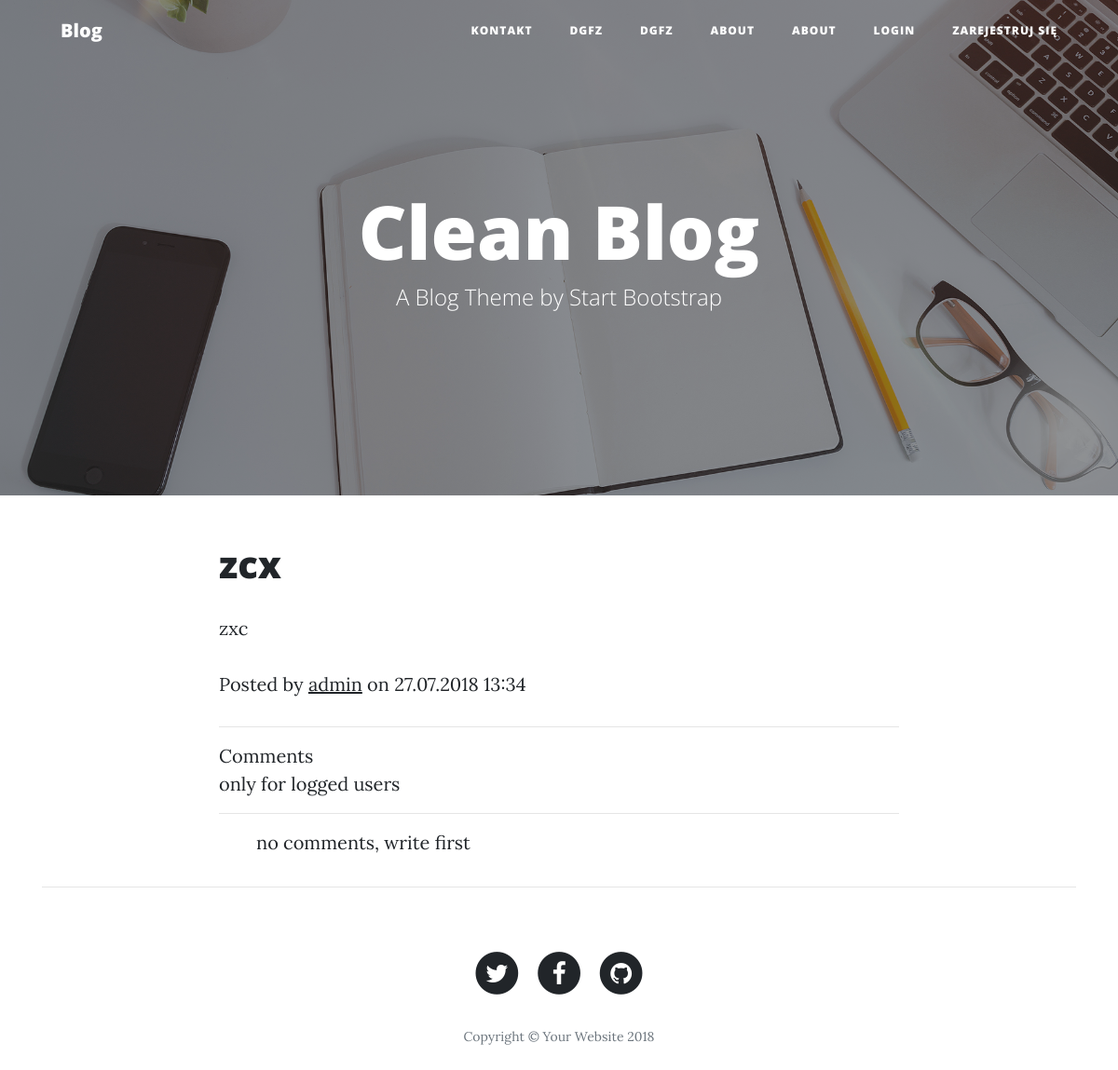
/?v=post&id=3, run on the app's committed database.
### tables this page shows
CREATE TABLE `pages` (
  `id` int(11) NOT NULL,
  `title` varchar(191) NOT NULL,
  `body` text NOT NULL,
  `published` tinyint(1) NOT NULL,
  `created_at` timestamp NOT NULL DEFAULT CURRENT_TIMESTAMP ON UPDATE CURRENT_TIMESTAMP,
  `meta_description` varchar(255) NOT NULL
);

CREATE TABLE `posts` (
  `id` int(11) NOT NULL,
  `title` varchar(255) NOT NULL,
  `body` text NOT NULL,
  `created_date` timestamp NOT NULL DEFAULT CURRENT_TIMESTAMP ON UPDATE CURRENT_TIMESTAMP,
  `published` tinyint(1) NOT NULL,
  `category_id` int(11) NOT NULL,
  `user_id` int(11) NOT NULL,
  `meta_description` varchar(255) NOT NULL
);

CREATE TABLE `users` (
  `id` int(11) NOT NULL,
  `login` varchar(30) NOT NULL,
  `email` varchar(50) NOT NULL,
  `admin` tinyint(1) NOT NULL,
  `password` varchar(191) NOT NULL,
  `photo` varchar(30) NOT NULL,
  `last_login_date` timestamp NOT NULL DEFAULT CURRENT_TIMESTAMP ON UPDATE CURRENT_TIMESTAMP,
  `last_ip` varchar(191) NOT NULL
);

### layouts/user.php (the view, shortened to what this page needs)
<?php
$result = $pdo->query('SELECT * FROM pages');
$pages = $result->fetchAll();
?>
<!DOCTYPE html>
<html lang="en">
<head>
  <link href="css/bootstrap/bootstrap.min.css" rel="stylesheet">
  <link href="css/font-awesome.css" rel="stylesheet" type="text/css">
  <link href="css/clean-blog.min.css" rel="stylesheet">
</head>
<body>
<nav class="navbar navbar-expand-lg navbar-light fixed-top" id="mainNav">
  <div class="container">
    <a class="navbar-brand" href="index.php?">Blog</a>
    <div class="collapse navbar-collapse" id="navbarResponsive">
      <ul class="navbar-nav ml-auto">
          <?php
          foreach ($pages as $page) {
              ?>
            <li class="nav-item">
              <a class="nav-link" href="?v=page&title=<?php echo $page['title']  ?>"><?php echo $page['title']; ?></a>
            </li>
              <?php
          }
          if (isset($_SESSION['login']))
          {
            echo '<li class="nav-item"> <a href="?v=profile" class="nav-link">' . $_SESSION['login'] . '</a></li>';
              echo '<li class="nav-item"> <a href="?logout=1"" class="nav-link">Wyloguj się</a></li>';
          }
          else{
            echo '<li class="nav-item"><a href="" class="nav-link" data-toggle="modal" data-target="#login">Login</a></li>';
              echo '<li class="nav-item"> <a href="?v=register"" class="nav-link">Zarejestruj się</a></li>';
          }
        ?>
      </ul>
    </div>
  </div>
</nav>
<header class="masthead" style="background-image: url('img/home-bg.jpg')">
  <div class="overlay"></div>
  <div class="container">
    <div class="row">
      <div class="col-lg-8 col-md-10 mx-auto">
        <div class="site-heading">
          <h1>Clean Blog</h1>
          <span class="subheading">A Blog Theme by Start Bootstrap</span>
        </div>
      </div>
    </div>
  </div>
</header>
<div class="container">
  <div class="row">
      <?php echo $content; ?>
</div>
<hr>
<footer>
  <div class="container">
    <div class="row">
      <div class="col-lg-8 col-md-10 mx-auto">
        <ul class="list-inline text-center">
          <li class="list-inline-item">
            <a href="#">
                  <span class="fa-stack fa-lg">
                    <i class="fa fa-circle fa-stack-2x"></i>
                    <i class="fa fa-twitter fa-stack-1x fa-inverse"></i>
                  </span>
            </a>
          </li>
          <li class="list-inline-item">
            <a href="#">
                  <span class="fa-stack fa-lg">
                    <i class="fa fa-circle fa-stack-2x"></i>
                    <i class="fa fa-facebook fa-stack-1x fa-inverse"></i>
                  </span>
            </a>
          </li>
          <li class="list-inline-item">
            <a href="#">
                  <span class="fa-stack fa-lg">
                    <i class="fa fa-circle fa-stack-2x"></i>
                    <i class="fa fa-github fa-stack-1x fa-inverse"></i>
                  </span>
            </a>
          </li>
        </ul>
        <p class="copyright text-muted">Copyright &copy; Your Website 2018</p>
      </div>
    </div>
  </div>
</footer>
</body>
</html>

### modules/user/post.php (shortened to what this page needs)
<?php
$result = $pdo->prepare('SELECT users.*, categories.name AS categoryname, posts.*  FROM `posts` LEFT JOIN categories ON posts.category_id = categories.id LEFT JOIN users ON posts.user_id = users.id WHERE posts.id = :id ');
$result->bindValue(':id', $_GET['id'] );
$result->execute();
$post = $result->fetch();
$result = $pdo->prepare('SELECT users.*, comments.* FROM comments LEFT JOIN  users ON comments.user_id = users.id WHERE comments.post_id = :post_id ORDER BY comments.id DESC');
$result->bindValue(':post_id', $post['id'] );
$result->execute();
$comments = $result->fetchall();
?>
<div class="col-lg-8 col-md-10 mx-auto">
    <h1><?php echo $post['title'] ?></h1>
    <div><?php echo $post['body'] ?></div>
    <p class="post-meta">Posted by
        <a href="#"><?php echo $post['login'] ?></a>
        on <?php
        $date = $post['created_date'];
        $date = date("d.m.Y H:i", strtotime($date));
        echo $date; ?></p>
<hr>
    <div class="row bootstrap snippets">
        <div class="col-md-12 col-md-offset-2 col-sm-12">
            <div class="comment-wrapper">
                <div class="panel panel-info">
                    <div class="panel-heading">
                        Comments
                    </div>
                    <div class="panel-body">
                        <?php
                        if (isset($_SESSION['login'])) {
                            ?>
                            <form method="POST">
                                <textarea class="form-control" name ="text" placeholder="write a comment..." rows="3"></textarea>
                                <br>
                                <button type="submit" class="btn btn-info pull-right">Post</button>
                            </form>
                            <?php
                        }
                        else{
                            echo 'only for logged users';
                        }
                        ?>
                        <hr>
                        <ul class="media-list">
                            <?php
                            if ($comments)
                            {
                            foreach ($comments as $comment) {
                            ?>
                            <li class="media">
                                <a href="#" class="pull-left">
                                    <img src="uploads/<?php echo $comment['photo'] ?>" alt="" class="img-circle">
                                </a>
                                <div class="media-body">
                                <span class="text-muted pull-right">
                                    <small class="text-muted"><?php echo $comment['created_at']; ?></small>
                                </span>
                                    <strong class="text-success">@<?php echo $comment['login']; ?></strong>
                                    <p>
                                        <?php echo $comment['text']; ?>
                                    </p>
                                </div>
                            </li>
                            <?php
                            }
                            }
                            else{
                                echo 'no comments, write first';
                            }
                            ?>
                        </ul>
                    </div>
                </div>
            </div>
        </div>
    </div>
</div>

### data on the page
pages: title "KONTAKT"
pages: title "DGFZ"
pages: title "DGFZ"
pages: title "ABOUT"
pages: title "ABOUT"
posts: title "zcx", body "zxc", user.login "admin", created_date "27.07.2018 13:34"
